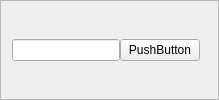
               <widget class="QFrame" name="frame_3">
                <property name="sizePolicy">
                 <sizepolicy hsizetype="MinimumExpanding" vsizetype="Maximum">
                  <horstretch>0</horstretch>
                  <verstretch>0</verstretch>
                 </sizepolicy>
                </property>
                <property name="minimumSize">
                 <size>
                  <width>30</width>
                  <height>30</height>
                 </size>
                </property>
                <property name="frameShape">
                 <enum>QFrame::StyledPanel</enum>
                </property>
                <property name="frameShadow">
                 <enum>QFrame::Raised</enum>
                </property>
                <layout class="QVBoxLayout" name="verticalLayout_8">
                 <item>
                  <layout class="QHBoxLayout" name="horizontalLayout_2">
                   <property name="spacing">
                    <number>0</number>
                   </property>
                   <item>
                    <widget class="QLineEdit" name="pesquisar_insumo_tbx"/>
                   </item>
                   <item>
                    <widget class="QPushButton" name="pesquisar_insumo_btn">
                     <property name="text">
                      <string>PushButton</string>
                     </property>
                    </widget>
                   </item>
                   <item>
                    <widget class="QLabel" name="label_3">
                     <property name="text">
                      <string/>
                     </property>
                    </widget>
                   </item>
                  </layout>
                 </item>
                </layout>
               </widget>
